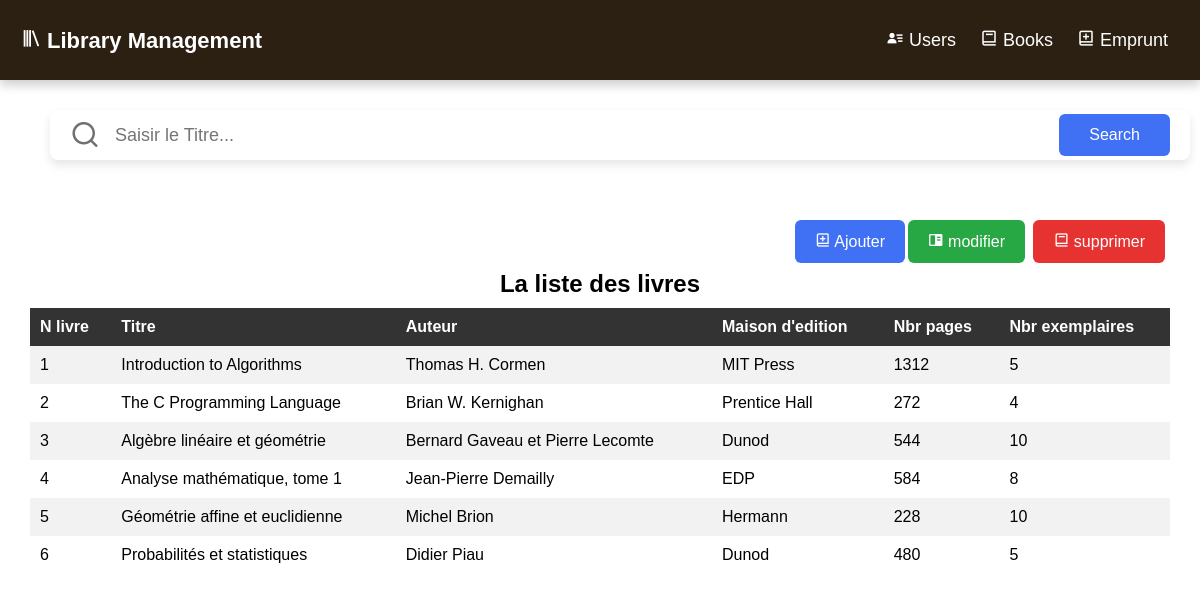
The page /books.php on the database its author committed.
### tables this page shows
CREATE TABLE IF NOT EXISTS `livres` (
  `Numero` int(11) NOT NULL AUTO_INCREMENT,
  `Titre` varchar(50) DEFAULT '',
  `Auteur` varchar(50) DEFAULT '',
  `edition` varchar(50) DEFAULT '',
  `Nbrpages` int(11) DEFAULT NULL,
  `Nbrexemplaires` int(11) DEFAULT NULL,
  PRIMARY KEY (`Numero`)
);

### database.php (called while the page is built, shortened)
<?php
    $db_server = "localhost";
    $db_user = "root";
    $db_password ="";
    $db_name="library";
    $conn= "";
    try{
        $conn = mysqli_connect( $db_server, $db_user,  $db_password, $db_name);
    }
    catch(mysqli_sql_exception){
        echo"could not connect";
    }
$sqlsel="SELECT * FROM livres";
$data_book=mysqli_query($conn, $sqlsel);
?>

### books.php (the view, shortened to what this page needs)
<?php
require_once('database.php');
?>
<!DOCTYPE html>
<html lang="en">
<head>
    <link rel="stylesheet" href="style.css">
    <link href='https://unpkg.com/boxicons@2.1.4/css/boxicons.min.css' rel='stylesheet'>
    <link rel="stylesheet" href="https://unicons.iconscout.com/release/v4.0.0/css/line.css">
</head>
<body>
    <nav>
        <div class="nav-header">
            <a href="home.php"><i class='bx bx-library' style="margin-right: 5px;"></i>Library Management</a>
        </div>
      <ul class="nav-links">
        <li ><a href="users.php" class="center"><i class='bx bxs-user-detail'style="margin-right: 5px;" ></i>Users</a></li>
        <li ><a href="books.php"  class="center"><i class='bx bx-book' style="margin-right: 5px;" ></i>Books</a></li>
        <li ><a href="emprunt.php" class="center"><i class='bx bx-book-add' style="margin-right: 5px;" ></i>Emprunt</a></li>
      </ul>
    </nav>
<div class="container list">
    <div class="search-livre">
        <form action="" method="POST">
            <div class="input-box">
                <i class="uil uil-search"></i>
                <input type="text" placeholder="Saisir le Titre..." name="namebtoSearch" required >
                <button class="button" type="submit">Search</button>
            </div>
        </form>
    </div>
    <div class="list-livres">
        <div>
            <button  id="modifier-btn" type="button" style="margin-right: 5px;"><i class='bx bxs-book-content'></i> modifier </button>
            <button  id="btn-changes" type="button" style="margin-right: 5px;"><i class='bx bx-book-add'></i> Ajouter </button>
            <button  id="supprimer-btn" type="button" style="margin-right: 5px;"><i class='bx bx-book'></i> supprimer </button>
        </div>
        <table>
        <caption style="margin-bottom: 10px;margin-top: 30px;"><h2>La liste des <b>livres</b></h2>  </caption>
        <tr>
            <th>N livre</th>
            <th>Titre</th>
            <th>Auteur</th>
            <th>Maison d'edition</th>
            <th>Nbr pages</th>
            <th>Nbr exemplaires</th>
        </tr>
        <tr>
            <?php
            while ($row=mysqli_fetch_assoc($data_book)) {
            ?>
            <td><?php echo $row['Numero']; ?></td>
            <td><?php echo $row['Titre']; ?></td>
            <td><?php echo $row['Auteur']; ?></td>
            <td><?php echo $row['edition']; ?></td>
            <td><?php echo $row['Nbrpages']; ?></td>
            <td><?php echo $row['Nbrexemplaires']; ?></td>
        </tr>
            <?php
            }
            ?>
        </table>
    </div>
</div>
</body>
</html>

### style.css (style rules this page uses)
* { margin: 0; padding: 0; font-family: 'Poppins', sans-serif; box-sizing: border-box; }
body { margin-top:80px ; height: 100vh; }
nav { position: fixed; top: 0; left: 0; width: 100%; background-color: #2C2013; display: flex; justify-content: space-between; align-items: center; height: 80px; padding: 0 20px; box-shadow: 0 5px 10px rgba(0,0,0,0.2); z-index: 2; }
.nav-header a { color: white; font-size:22px; text-decoration: none; font-weight: bold; position: relative; }
.nav-links { display: flex; align-items: center; justify-content: flex-end; list-style: none; margin: 0; padding: 0; }
.nav-links li { margin: 0 12px; }
.nav-links li a { position: relative; color: white; font-size: 18px; font-weight: 500; padding: 6px 0; text-decoration: none; }
.nav-links li a:before { content: ''; position: absolute; bottom: 0; right: 0; height: 3px; width: 0%; background: #34efdf; border-radius: 12px; transition: all 0.4s ease; }
table { border-collapse: collapse; margin: 20px auto; width: 100%; }
th, td { padding: 10px; text-align: left; }
th { background-color: #333; color: #fff; }
tr:nth-child(even) { background-color: #f2f2f2; }
.container { height: 100vh; width: 100%; display: flex; flex-direction: column; box-sizing: border-box; }
.liste-users, .search-users, .search-livre, .list-livres { margin: 30px; }
.liste-users,.list-livres { position: relative; }
#btn-changes { position: absolute; top: 0; right: 260px; font-size: 16px; font-weight: 400; color: #fff; border: none; padding: 12px 20px; border-radius: 6px; background-color: #4070f4; cursor: pointer; }
#modifier-btn { position: absolute; top: 0; right: 140px; font-size: 16px; font-weight: 400; color: #fff; border: none; padding: 12px 20px; border-radius: 6px; background-color: #28A745; cursor: pointer; }
#supprimer-btn { position: absolute; top: 0; right: 0; font-size: 16px; font-weight: 400; color: #fff; border: none; padding: 12px 20px; border-radius: 6px; background-color: rgb(231, 50, 50); cursor: pointer; }
.input-box { position: relative; height: 50px; width: 100%; background: #fff; margin: 0 20px; border-radius: 8px; box-shadow: 0 5px 10px rgba(0, 0, 0, 0.1); }
.input-box i, .input-box .button { position: absolute; top: 50%; transform: translateY(-50%); }
.input-box i { left: 20px; font-size: 30px; color: #707070; }
.input-box input { height: 100%; width: 100%; outline: none; font-size: 18px; font-weight: 400; border: none; padding: 0 155px 0 65px; background-color: transparent; }
.input-box .button { right: 20px; font-size: 16px; font-weight: 400; color: #fff; border: none; padding: 12px 30px; border-radius: 6px; background-color: #4070f4; cursor: pointer; }

### rows shown on the page
livres: Numero "1", Titre "Introduction to Algorithms", Auteur "Thomas H. Cormen", edition "MIT Press", Nbrpages "1312", Nbrexemplaires "5"
livres: Numero "2", Titre "The C Programming Language", Auteur "Brian W. Kernighan", edition "Prentice Hall", Nbrpages "272", Nbrexemplaires "4"
livres: Numero "3", Titre "Algèbre linéaire et géométrie", Auteur "Bernard Gaveau et Pierre Lecomte", edition "Dunod", Nbrpages "544", Nbrexemplaires "10"
livres: Numero "4", Titre "Analyse mathématique, tome 1", Auteur "Jean-Pierre Demailly", edition "EDP", Nbrpages "584", Nbrexemplaires "8"
livres: Numero "5", Titre "Géométrie affine et euclidienne", Auteur "Michel Brion", edition "Hermann", Nbrpages "228", Nbrexemplaires "10"
livres: Numero "6", Titre "Probabilités et statistiques", Auteur "Didier Piau", edition "Dunod", Nbrpages "480", Nbrexemplaires "5"
